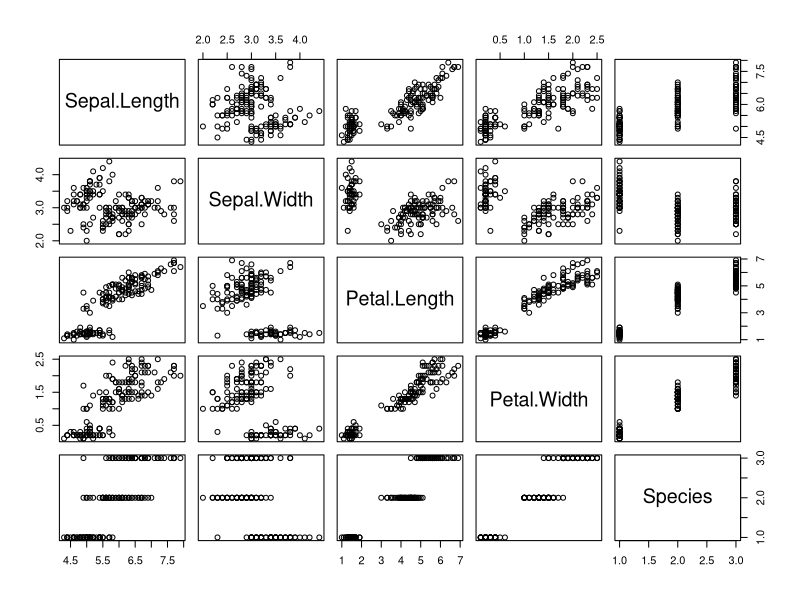
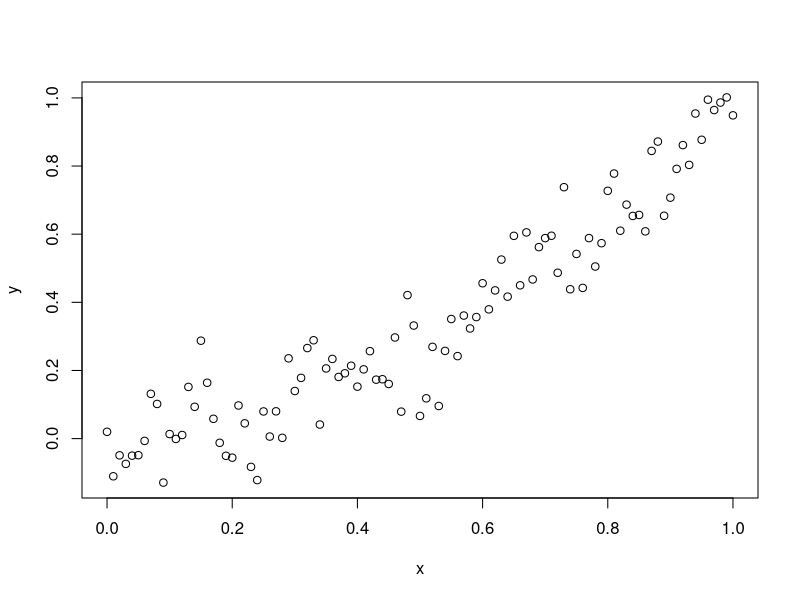
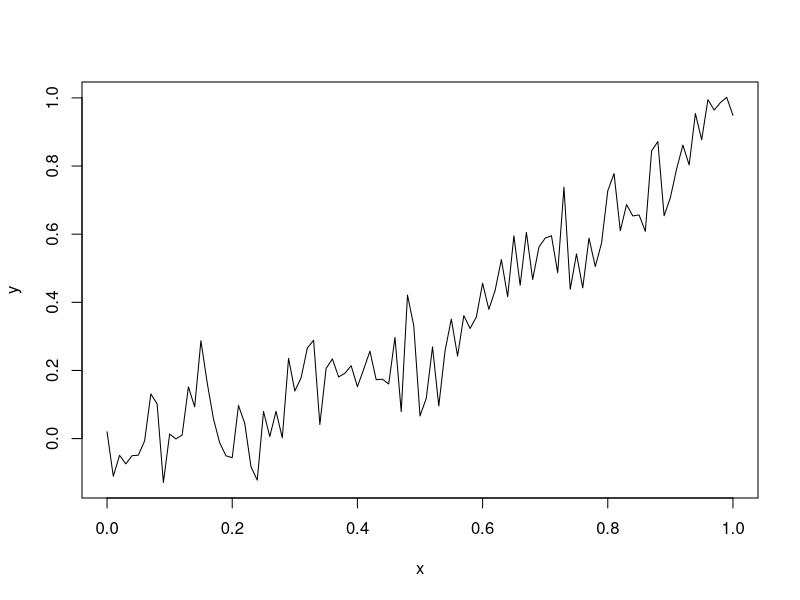
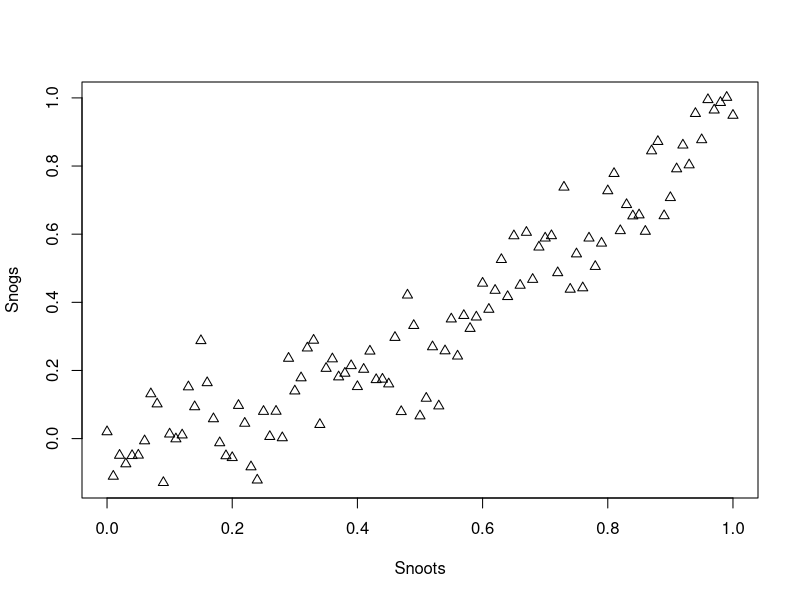
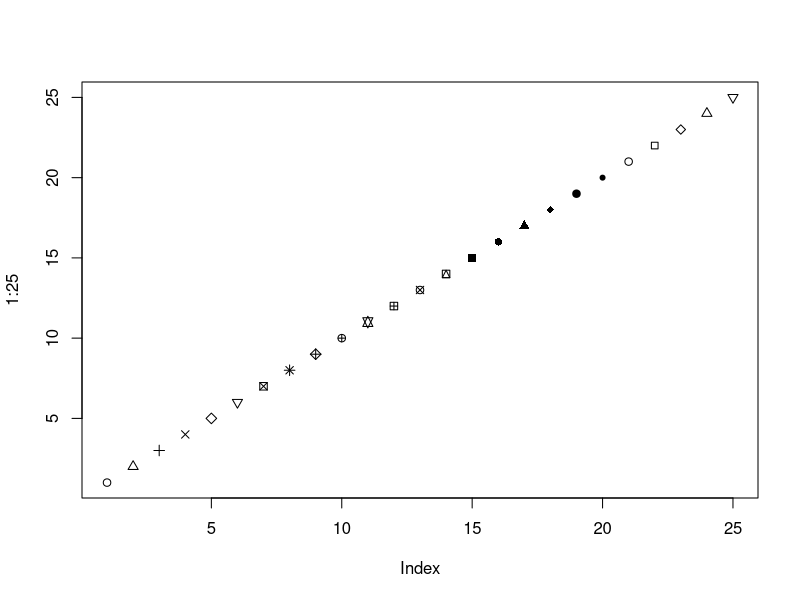
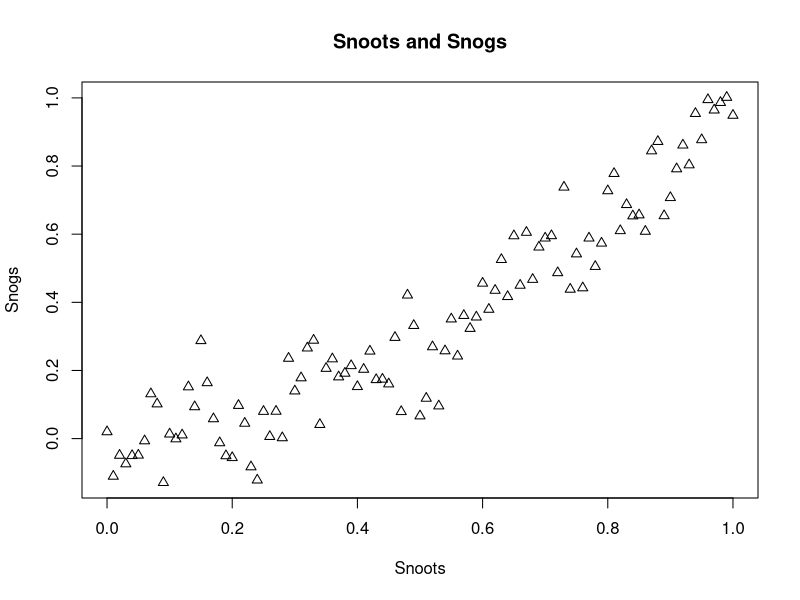
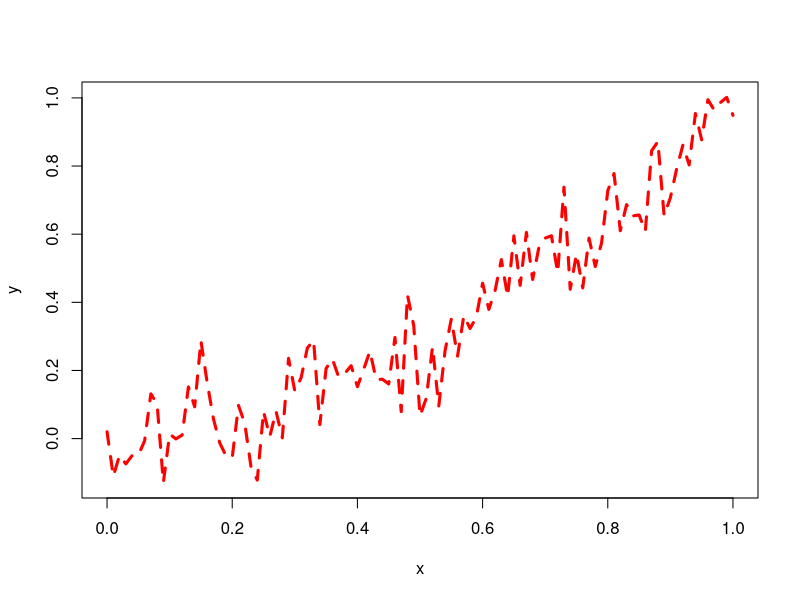
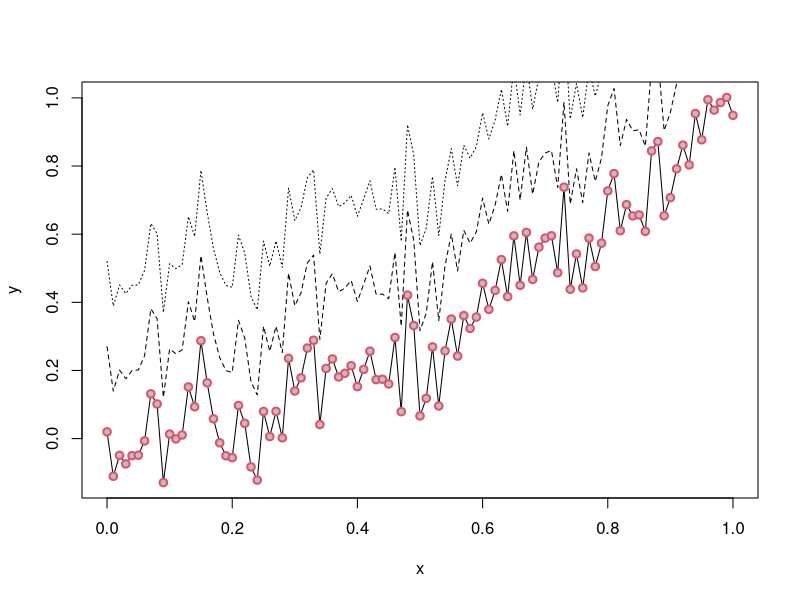

Reproduce these figures in R, in order.
## ---- chunk 1
knitr::opts_chunk$set(echo = TRUE)
## ---- chunk 2
data(iris)
plot(iris)
## ---- chunk 3
x <- seq(0, 1, by=0.01)
y <- x^2 + rnorm(x, sd=0.1)
plot(x, y)
## ---- chunk 4
plot(x, y, type='l')
## ---- chunk 5
plot(x, y, xlab='Snoots', ylab='Snogs', pch=2)
## ---- chunk 6
plot(1:25, pch=1:25)
## ---- chunk 7
plot(x, y, xlab='Snoots', ylab='Snogs', pch=2, main='Snoots and Snogs')
## title('Snoots and Snogs')
## ---- chunk 8
plot(x, y, type='l',
     lwd=3, #line width
     lty=2, #line type
     col='red' #color, obviously
)
## ---- chunk 9
str(par())
## ---- chunk 10
plot(x, y, type='l')
points(x, y, pch=21, col=2, bg='grey', lwd=2)
lines(x, y + 0.25, lty=2)
lines(x, y + 0.5, lty=3)
## ---- chunk 11
par(mfrow=c(2, 3))
plot(x, y)
plot(x, y, pch=2, col=2)
plot(x, y, pch=3, col=3)
plot(x, y, pch=4, col=4)
plot(x, y, pch=5, col=5)
plot(x, y, pch=6, col=6)
## ---- chunk 12
par(mfrow=c(2, 3))
for (i in 1:6) {
    plot(x, y, pch=i, col=i)
}
## ---- chunk 13
par('mar')
par('mgp')
## ---- chunk 14
par(mfrow=c(2, 3),
    mar=c(3, 3, 0.5, 0.5))
for (i in 1:6) {
    plot(x, y, pch=i, col=i)
}
## ---- chunk 15
par(mfrow=c(2, 3),
    mar=c(3, 3, 0.5, 0.5),
    mgp=c(2, 0.5, 0))
for (i in 1:6) {
    plot(x, y, pch=i, col=i)
}
## ---- chunk 16
plot(x, y, pch=19, col=2)
points(x, y + 0.5, pch=2)
lines(x, (y + y+0.5)/2, pch=3, col=3)
grid() # add grid lines
legend('bottomright',
       legend=c('Original y',
                'y + 0.5',
                'Mean of y and y+0.5'),
       pch=c(19, 2, NA),  # Note use of NA for the "line" feature
       lty=c(NA, NA, 1),  # Note use of NA for the "points" features
       col=c(2, 1, 3),
       title='My awesome legend')
## ---- chunk 17
len <- c(10, 100, 1000, 10000)
par(mfrow=c(1, length(len)))
for (l in len) {
    hist(rnorm(l), main=paste("N=", l))
}
## ---- chunk 18
boxplot(iris)
## ---- chunk 19
boxplot(Petal.Width ~ Species, data=iris)
